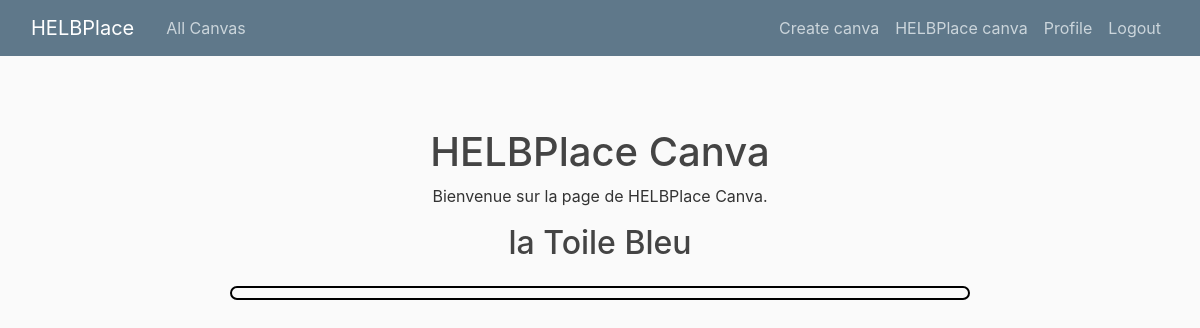
/canva/25/update/ (signed in), run on an earlier commit of the app's database.
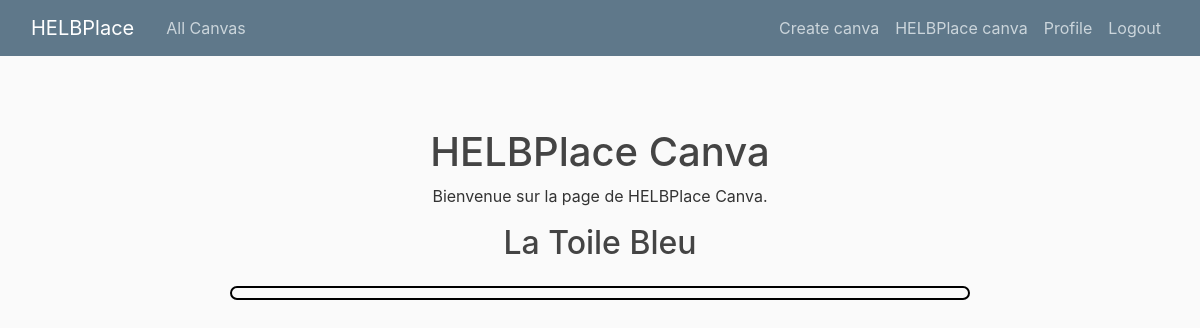
And on a later commit of the database.
### blog/models.py (models this page shows, shortened)
class Canva(models.Model):
    title = models.CharField(max_length=100)
    sizeHeight = models.IntegerField()
    sizeWidth = models.IntegerField()
    timer = models.IntegerField()
    date_posted = models.DateTimeField(default=timezone.now)
    author = models.ForeignKey(User, on_delete=models.CASCADE)

### blog/views.py (the view, shortened to what this page needs)
# urls.py: path('canva/<int:pk>/update/', CanvaUpdateView.as_view(), name='canva-update'),
class CanvaUpdateView(LoginRequiredMixin, UserPassesTestMixin, UpdateView):
    model = Canva
    fields = ['title', 'sizeHeight', 'sizeWidth', 'timer']
    template_name = 'blog/canva_update_form.html'
    def test_func(self):
        return self.request.user == self.get_object().author
    def get_context_data(self, **kwargs):
        context = super().get_context_data(**kwargs)
        canva = self.object
        context['pixels'] = canva.pixels.all()
        context['creator_profile'] = canva.author.profile
        context['created_by'] = canva.author.username
        context['date_posted'] = canva.date_posted
        return context

### blog/templates/blog/canva_update_form.html (shortened to what this page needs)
{% extends "blog/base.html" %}
{% block content %}
<div class="container mt-5">
    <h1 class="text-center">HELBPlace Canva</h1>
    <p class="text-center">Bienvenue sur la page de HELBPlace Canva.</p>
</div>
<div class="container">
    <h2 class="mb-4 text-center">{{ canva.title }}</h2>
    <div class="canvas-grid">
    </div>
</div>
{% endblock %}

What changed in the data, as far as the page shows it:
changed Canva: title "la Toile Bleu" → "La Toile Bleu"
